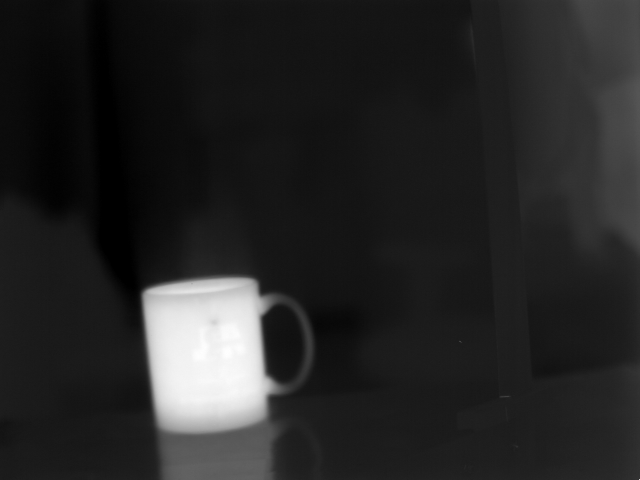
%> input picture rayTraceStereo/reflection/sampleImages/thermL.png, 640 x 480 px
$ octave thermalReconstruct.m   (GNU Octave 9; MATLAB toolbox functions it lacks are replaced by stand-ins)
%> lines starting %> are read from the running program, lines starting %| are printed output that depends on the picture
%this is a test script is to illustrate the stereo rig and reconstruct an
%object under reflection. It uses the images packaged in the sampleImages
%directory

%clearing all the variables etc
clear;
clc;
close('all');
tic

%reading all the images from dropbox
thermL = imread('https://www.dropbox.com/s/786hksp482gky2j/thermL.png?raw=1');
%> thermL is the input picture: size 480x640 uint16; min 0, max 55469, mean 8321.6
thermR = imread('https://www.dropbox.com/s/qc91fsptti1b0ef/thermR.png?raw=1');
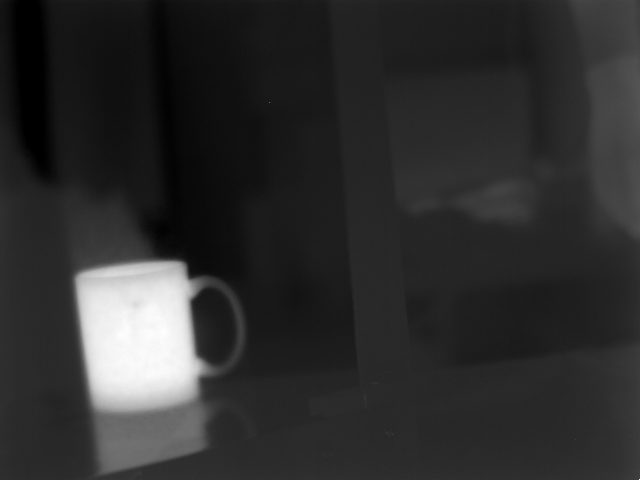
%> input picture rayTraceStereo/reflection/sampleImages/thermR.png, 640 x 480 px
%> thermR is the input picture: size 480x640 uint16; min 0, max 54031, mean 9873.1
visL = imread('https://www.dropbox.com/s/6dss7drla4bzzzq/visL.png?raw=1');
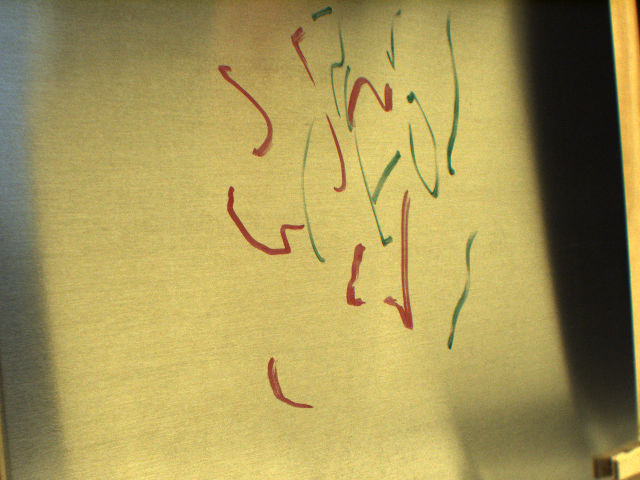
%> input picture rayTraceStereo/reflection/sampleImages/visL.png, 1280 x 960 px (shown at 1/2 size)
%> visL is the input picture: size 960x1280x3 uint8; mean R, G, B 166.1, 150.9, 88.6
visR = imread('https://www.dropbox.com/s/e9op76zpdwmrao4/visR.png?raw=1');
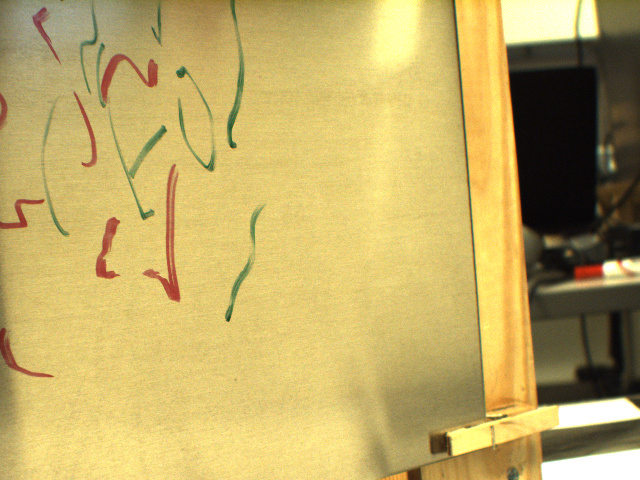
%> input picture rayTraceStereo/reflection/sampleImages/visR.png, 1280 x 960 px (shown at 1/2 size)
%> visR is the input picture: size 960x1280x3 uint8; mean R, G, B 192.4, 170.8, 101.5

%> (the run ends here)
